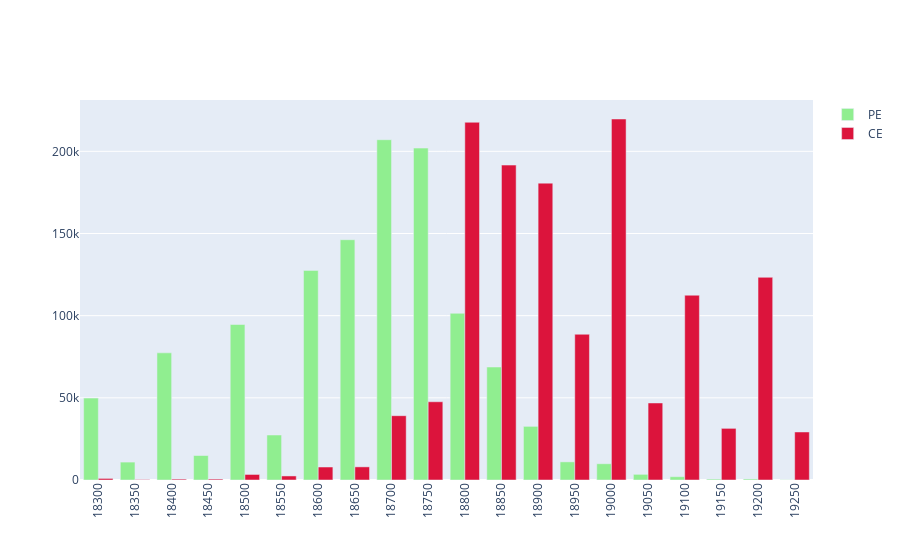
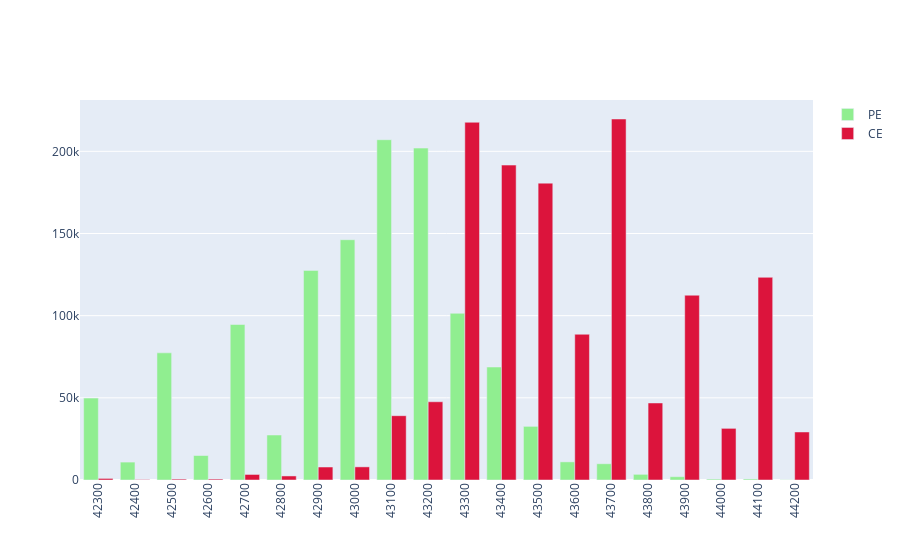

The notebook cell saved with these charts, in order:
### Code cell
while True:
    clear_output(wait=True)

    
    oc_curr_exp_nf = read_oc_by_date(date_input="2023-06-22",expiry_date="22-Jun-2023")
    oc_curr_exp_bnf = read_oc_by_date(date_input="2023-06-22",expiry_date="22-Jun-2023",instrument="B")


    
    nf_spot = 18800
    bnf_spot = 43800
    stk_list_nf = [(f*50)+spot for f in list(range(-10,10))]
    stk_list_bnf = [(f*100)+bnf_spot for f in list(range(-15,16))]
    
    pe_oi_list_nf = []
    ce_oi_list_nf = []
    for stk in stk_list_nf:
        pe_oi_list_nf.append(int(oc_curr_exp_nf[stk]["PE_OI"]))
        ce_oi_list_nf.append(int(oc_curr_exp_nf[stk]["CE_OI"]))
    fig1 = go.Figure(data=[
    go.Bar(name='PE', x=stk_list_nf, y=pe_oi_list_nf,marker_color='lightgreen'),
    go.Bar(name='CE', x=stk_list_nf, y=ce_oi_list_nf,marker_color='crimson')
    ])

    pe_oi_list_bnf = []
    ce_oi_list_bnf = []
    for stk in stk_list_bnf:
        pe_oi_list_bnf.append(int(oc_curr_exp_bnf[stk]["PE_OI"]))
        ce_oi_list_bnf.append(int(oc_curr_exp_bnf[stk]["CE_OI"]))
    fig2 = go.Figure(data=[
    go.Bar(name='PE', x=stk_list_bnf, y=pe_oi_list_nf,marker_color='lightgreen'),
    go.Bar(name='CE', x=stk_list_bnf, y=ce_oi_list_nf,marker_color='crimson')
])
    # Change the bar mode
    fig1.update_layout(barmode='group',xaxis_tickangle=-90,xaxis_tickformat="2")
    fig1.update_xaxes(showticklabels = True, type = 'category')
    fig1.show()

    fig2.update_layout(barmode='group',xaxis_tickangle=-90,xaxis_tickformat="2")
    fig2.update_xaxes(showticklabels = True, type = 'category')
    fig2.show()
    
    time.sleep(120)

    
        
# print(ce_oi_list)

### Figure 1 — Plotly figure (JSON) as saved in the notebook; plotly's stock layout.template omitted (floating-point values rounded to 4 significant figures)
{"data": [{"marker": {"color": "lightgreen"}, "name": "PE", "type": "bar", "x": [18300, 18350, 18400, 18450, 18500, 18550, 18600, 18650, 18700, 18750, 18800, 18850, 18900, 18950, 19000, 19050, 19100, 19150, 19200, 19250], "y": [49842, 10899, 77359, 14901, 94626, 27374, 127529, 146214, 207057, 201974, 101434, 68754, 32636, 11034, 9888, 3444, 1999, 563, 634, 130]}, {"marker": {"color": "crimson"}, "name": "CE", "type": "bar", "x": [18300, 18350, 18400, 18450, 18500, 18550, 18600, 18650, 18700, 18750, 18800, 18850, 18900, 18950, 19000, 19050, 19100, 19150, 19200, 19250], "y": [958, 250, 547, 563, 3372, 2457, 7900, 7988, 39127, 47613, 217681, 191627, 180641, 88689, 219672, 46870, 112446, 31425, 123336, 29221]}], "layout": {"autosize": true, "barmode": "group", "xaxis": {"autorange": true, "range": [-0.5, 19.5], "showticklabels": true, "tickangle": -90, "tickformat": "2", "type": "category"}, "yaxis": {"autorange": true, "range": [0, 231200.0], "type": "linear"}}}

### Figure 2 — Plotly figure (JSON) as saved in the notebook; plotly's stock layout.template omitted (floating-point values rounded to 4 significant figures)
{"data": [{"marker": {"color": "lightgreen"}, "name": "PE", "type": "bar", "x": [42300, 42400, 42500, 42600, 42700, 42800, 42900, 43000, 43100, 43200, 43300, 43400, 43500, 43600, 43700, 43800, 43900, 44000, 44100, 44200, 44300, 44400, 44500, 44600, 44700, 44800, 44900, 45000, 45100, 45200, 45300], "y": [49842, 10899, 77359, 14901, 94626, 27374, 127529, 146214, 207057, 201974, 101434, 68754, 32636, 11034, 9888, 3444, 1999, 563, 634, 130]}, {"marker": {"color": "crimson"}, "name": "CE", "type": "bar", "x": [42300, 42400, 42500, 42600, 42700, 42800, 42900, 43000, 43100, 43200, 43300, 43400, 43500, 43600, 43700, 43800, 43900, 44000, 44100, 44200, 44300, 44400, 44500, 44600, 44700, 44800, 44900, 45000, 45100, 45200, 45300], "y": [958, 250, 547, 563, 3372, 2457, 7900, 7988, 39127, 47613, 217681, 191627, 180641, 88689, 219672, 46870, 112446, 31425, 123336, 29221]}], "layout": {"autosize": true, "barmode": "group", "xaxis": {"autorange": true, "range": [-0.5, 19.5], "showticklabels": true, "tickangle": -90, "tickformat": "2", "type": "category"}, "yaxis": {"autorange": true, "range": [0, 231200.0], "type": "linear"}}}
